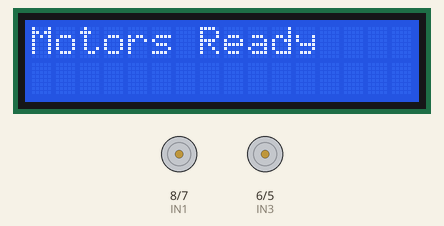
Bench run of a sketch on a simulated Arduino Uno, built with avr-gcc and run on an emulated ATmega328P. On the bench: 16×2 character LCD, motor-driver pin pairs drawn as motors (green arrow = first pin HIGH = forward, orange = second pin HIGH = backward, longer = more drive, scaled by the enable pin).

Above: at 0.1 s.
At 2.1 s:
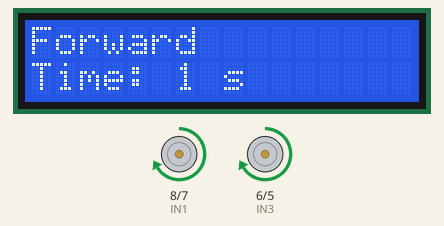
At 32.5 s:
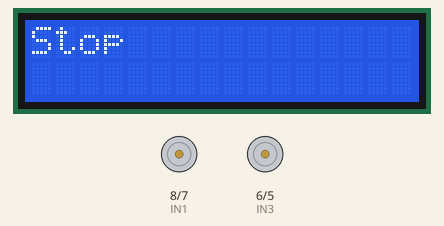
At 38.6 s:
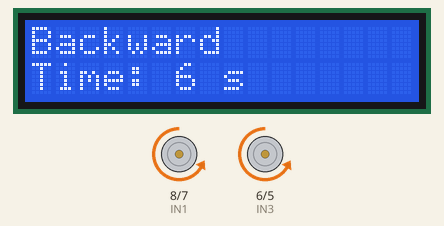
Timing chart, 0 to 40.0 s (numbered marks = the images above):
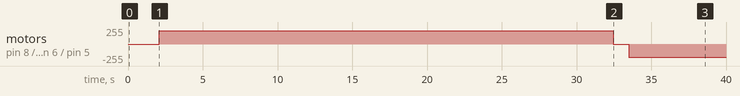

Measured:
- by itself, motor on pin 8 (IN1) / pin 7 (IN2), motor on pin 6 (IN3) / pin 5 (IN4): stopped → forward 200/255 at 2.1 s, → stopped 30.4 s later, → backward 200/255 1.0 s later
- what the display in image 1 shows lasts 1.0 s, from 2.1 s to 3.1 s

The sketch:

_programming_two_dc_motors1.ino
```cpp
#include <Wire.h>
#include <LiquidCrystal_I2C.h>

LiquidCrystal_I2C lcd(0x27, 16, 2);

// Motor pins
const int ENA = 9, IN1 = 8, IN2 = 7;
const int ENB = 10, IN3 = 6, IN4 = 5;

void setup() {
  // Set motor pins as outputs
  int pins[] = {ENA, IN1, IN2, ENB, IN3, IN4};
  for (int i = 0; i < 6; i++) pinMode(pins[i], OUTPUT);

  // Initialize LCD
  lcd.init();
  lcd.backlight();
  lcd.print("Motors Ready");
  delay(2000);
  lcd.clear();
}

//move motors with timer display
void move(const char* msg, int a1, int a2, int b1, int b2, int spd, int duration) {
  lcd.clear();
  lcd.print(msg);

  digitalWrite(IN1, a1);
  digitalWrite(IN2, a2);
  digitalWrite(IN3, b1);
  digitalWrite(IN4, b2);

  analogWrite(ENA, spd);
  analogWrite(ENB, spd);

  //timer on LCD
  for (int i = 1; i <= duration; i++) {
    lcd.setCursor(0, 1);
    lcd.print("Time: ");
    lcd.print(i);
    lcd.print(" s   ");
    delay(1000); // 1 second delay
  }

  // Stop after the duration
  stopMotors();
}

void stopMotors() {
  // Stop both motors
  analogWrite(ENA, 0);
  analogWrite(ENB, 0);
  digitalWrite(IN1, LOW);
  digitalWrite(IN2, LOW);
  digitalWrite(IN3, LOW);
  digitalWrite(IN4, LOW);

  lcd.clear();
  lcd.print("Stop");
}

void loop() {
  //forward for 30 seconds
  move("Forward", HIGH, LOW, HIGH, LOW, 200, 30);
  delay(1000);

  //backward for 60 seconds
  move("Backward", LOW, HIGH, LOW, HIGH, 200, 60);
  delay(1000);

  //between right and left for a total of 60 seconds (5s each)
  for (int t = 0; t < 6; t++) {
    move("Right", LOW, HIGH, HIGH, LOW, 200, 5);
    delay(500);
    move("Left", HIGH, LOW, LOW, HIGH, 200, 5);
    delay(500);
  }

  //stop and wait
  stopMotors();
  delay(3000);
}
```
